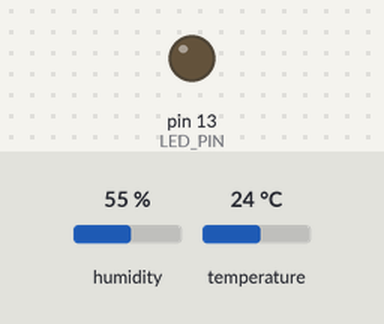
A sketch run on a simulated Arduino Uno, built with avr-gcc and run on an emulated ATmega328P. On the bench: output pins drawn as LEDs (lit = HIGH). Inputs (shaded band) come from the test bench; at power-on: humidity 55 %, temperature 24 °C. Pins used as bus, display or sensor lines are not drawn; what the sketch prints to the serial monitor is not drawn.

Above: at 5.2 s.
Timing chart, 0 to 13.0 s (numbered marks = the images above):
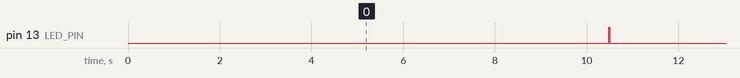

Measured:
- by itself, pin 13 (LED_PIN): alternates HIGH for 0.03 s and LOW for 10.0 s
- by itself, everything shown: repeats every 20.1 s, in 4 steps

The sketch:

oregon_v21_dht11.ino
```cpp
//#define DEBUG

#include <dht11.h>

dht11 DHT11;

#define DHT11PIN 2

/*
 * connectingStuff, Oregon Scientific v2.1 Emitter
 * http://www.connectingstuff.net/blog/encodage-protocoles-oregon-scientific-sur-arduino/
 *
 * Copyright (C) 2013 olivier.lebrun@gmail.com
 *
 * This program is free software; you can redistribute it and/or
 * modify it under the terms of the GNU General Public License
 * as published by the Free Software Foundation; either version 2
 * of the License, or (at your option) any later version.
 *
 * This program is distributed in the hope that it will be useful,
 * but WITHOUT ANY WARRANTY; without even the implied warranty of
 * MERCHANTABILITY or FITNESS FOR A PARTICULAR PURPOSE.  See the
 * GNU General Public License for more details.
 *
 * You should have received a copy of the GNU General Public License
 * along with this program; if not, write to the Free Software
 * Foundation, Inc., 51 Franklin Street, Fifth Floor, Boston, MA  02110-1301, USA.
*/

const byte TX_PIN = 4; //13; //PA0; //d 22;//4;
const byte LED_PIN = 13;

const unsigned long TIME = 512;
const unsigned long TWOTIME = TIME*2;

#define SEND_HIGH() digitalWrite(TX_PIN, HIGH)
#define SEND_LOW() digitalWrite(TX_PIN, LOW)

//temperatur only transmitter: THN132N => type id:EC40
//#define THN132N

//in contrast to THGR2228N

//temperature and humidity sensor THGN123N => type id=1D20

#ifdef THN132N
  byte TYPE_ID[] = {0xEC,0x40};
  //byte TYPE_ID[] = {0x4C, 0xEA};
  //gives fhem OREGON: ERROR: Unknown sensor_id=ec40 bits=64 message='40EC4020BB2C11C003'
  // OREGON: ERROR: Unknown sensor_id=ea4c bits=64 message='40EA4C20BB2C116004'
  // OREGON: ERROR: Unknown sensor_id=4cea bits=64 message='404CEA20BB2C116004'
/* FHEM/41_OREGON.pm:
   ...
   OREGON_type_length_key(0xea4c, 68) =>
   {
    part => 'THN132N', checksum => \&OREGON_checksum1, method => \&OREGON_common_temp,
   },
   ...
   # THGN122N,THGR122NX,THGR228N,THGR268
   OREGON_type_length_key(0x1a2d, 80) =>
   {
    part => 'THGR228N', checksum => \&OREGON_checksum2, method => \&OREGON_common_temphydro,
   },

*/
#else
  byte TYPE_ID[] = {0x1A,0x2D};
/* fhem:
2015.04.08 19:43:46 5: myFHEMduino: 501A2D20BB2C1120053F00
2015.04.08 19:43:46 4: Dispatching OREGON Protokoll. Received: 501A2D20BB2C1120053F00
2015.04.08 19:43:46 5: myFHEMduino dispatch 501A2D20BB2C1120053F00
2015.04.08 19:43:46 5: FingerprintFn Message: Name: myFHEMduino  und Message: 501A2D20BB2C1120053F00
2015.04.08 19:43:46 5: OREGON: decoding delay=0 hex=501A2D20BB2C1120053F00
2015.04.08 19:43:46 5: Triggering THGR228N_bb_2 (4 changes)
2015.04.08 19:43:46 5: Notify loop for THGR228N_bb_2 temperature: 11.2
*/
#endif

// Buffer for Oregon message
#ifdef THN132N
  byte OregonMessageBuffer[8];
#else
  byte OregonMessageBuffer[9];
#endif

/**
 * \brief    Send logical "0" over RF
 * \details  azero bit be represented by an off-to-on transition
 * \         of the RF signal at the middle of a clock period.
 * \         Remenber, the Oregon v2.1 protocol add an inverted bit first
 */
inline void sendZero(void)
{
  SEND_HIGH();
  delayMicroseconds(TIME);
  SEND_LOW();
  delayMicroseconds(TWOTIME);
  SEND_HIGH();
  delayMicroseconds(TIME);
}

/**
 * \brief    Send logical "1" over RF
 * \details  a one bit be represented by an on-to-off transition
 * \         of the RF signal at the middle of a clock period.
 * \         Remenber, the Oregon v2.1 protocol add an inverted bit first
 */
inline void sendOne(void)
{
   SEND_LOW();
   delayMicroseconds(TIME);
   SEND_HIGH();
   delayMicroseconds(TWOTIME);
   SEND_LOW();
   delayMicroseconds(TIME);
}

/**
* Send a bits quarter (4 bits = MSB from 8 bits value) over RF
*
* @param data Source data to process and sent
*/

/**
 * \brief    Send a bits quarter (4 bits = MSB from 8 bits value) over RF
 * \param    data   Data to send
 */
inline void sendQuarterMSB(const byte data)
{
  (bitRead(data, 4)) ? sendOne() : sendZero();
  (bitRead(data, 5)) ? sendOne() : sendZero();
  (bitRead(data, 6)) ? sendOne() : sendZero();
  (bitRead(data, 7)) ? sendOne() : sendZero();
}

/**
 * \brief    Send a bits quarter (4 bits = LSB from 8 bits value) over RF
 * \param    data   Data to send
 */
inline void sendQuarterLSB(const byte data)
{
  (bitRead(data, 0)) ? sendOne() : sendZero();
  (bitRead(data, 1)) ? sendOne() : sendZero();
  (bitRead(data, 2)) ? sendOne() : sendZero();
  (bitRead(data, 3)) ? sendOne() : sendZero();
}

/******************************************************************/
/******************************************************************/
/******************************************************************/

/**
 * \brief    Send a buffer over RF
 * \param    data   Data to send
 * \param    size   size of data to send
 */
void sendData(byte *data, byte size)
{
  for(byte i = 0; i < size; ++i)
  {
    sendQuarterLSB(data[i]);
    sendQuarterMSB(data[i]);
  }
}

/**
 * \brief    Send an Oregon message
 * \param    data   The Oregon message
 */
void sendOregon(byte *data, byte size)
{
    sendPreamble();
    //sendSync();
    sendData(data, size);
    sendPostamble();
}

/**
 * \brief    Send preamble
 * \details  The preamble consists of 16 "1" bits
 */
inline void sendPreamble(void)
{
  byte PREAMBLE[]={0xFF,0xFF};
  sendData(PREAMBLE, 2);
}

/**
 * \brief    Send postamble
 * \details  The postamble consists of 8 "0" bits
 */
inline void sendPostamble(void)
{
#ifdef THN132N
  sendQuarterLSB(0x00);
#else
  byte POSTAMBLE[]={0x00};
  sendData(POSTAMBLE, 1);
#endif
}

/**
 * \brief    Send sync nibble
 * \details  The sync is 0xA. It is not use in this version since the sync nibble
 * \         is include in the Oregon message to send.
 */
inline void sendSync(void)
{
  sendQuarterLSB(0xA);
}

/******************************************************************/
/******************************************************************/
/******************************************************************/

/**
 * \brief    Set the sensor type
 * \param    data       Oregon message
 * \param    type       Sensor type
 */
inline void setType(byte *data, byte* type)
{
  data[0] = type[0];
  data[1] = type[1];
}

/**
 * \brief    Set the sensor channel
 * \param    data       Oregon message
 * \param    channel    Sensor channel (0x10, 0x20, 0x30)
 */
inline void setChannel(byte *data, byte channel)
{
    data[2] = channel;
}

/**
 * \brief    Set the sensor ID
 * \param    data       Oregon message
 * \param    ID         Sensor unique ID
 */
inline void setId(byte *data, byte ID)
{
  data[3] = ID;
}

/**
 * \brief    Set the sensor battery level
 * \param    data       Oregon message
 * \param    level      Battery level (0 = low, 1 = high)
 */
void setBatteryLevel(byte *data, byte level)
{
  if(!level) data[4] = 0x0C;
  else data[4] = 0x00;
}

/**
 * \brief    Set the sensor temperature
 * \param    data       Oregon message
 * \param    temp       the temperature
 */
void setTemperature(byte *data, float temp)
{
  // Set temperature sign
  if(temp < 0)
  {
    data[6] = 0x08;
    temp *= -1;
  }
  else
  {
    data[6] = 0x00;
  }

  // Determine decimal and float part
  int tempInt = (int)temp;
  int td = (int)(tempInt / 10);
  int tf = (int)round((float)((float)tempInt/10 - (float)td) * 10);

  int tempFloat =  (int)round((float)(temp - (float)tempInt) * 10);

  // Set temperature decimal part
  data[5] = (td << 4);
  data[5] |= tf;

  // Set temperature float part
  data[4] |= (tempFloat << 4);
}

/**
 * \brief    Set the sensor humidity
 * \param    data       Oregon message
 * \param    hum        the humidity
 */
void setHumidity(byte* data, byte hum)
{
    data[7] = (hum/10);
    data[6] |= (hum - data[7]*10) << 4;
}

/**
 * \brief    Sum data for checksum
 * \param    count      number of bit to sum
 * \param    data       Oregon message
 */
int Sum(byte count, const byte* data)
{
  int s = 0;

  for(byte i = 0; i<count;i++)
  {
    s += (data[i]&0xF0) >> 4;
    s += (data[i]&0xF);
  }

  if(int(count) != count)
    s += (data[count]&0xF0) >> 4;

  return s;
}

/**
 * \brief    Calculate checksum
 * \param    data       Oregon message
 */
void calculateAndSetChecksum(byte* data)
{
#ifdef THN132N
    int s = ((Sum(6, data) + (data[6]&0xF) - 0xa) & 0xff);

    data[6] |=  (s&0x0F) << 4;     data[7] =  (s&0xF0) >> 4;
#else
    data[8] = ((Sum(8, data) - 0xa) & 0xFF);
#endif
}

/******************************************************************/
/******************************************************************/
/******************************************************************/

void setup()
{
  pinMode(LED_PIN, OUTPUT);
  pinMode(TX_PIN, OUTPUT);

  Serial.begin(9600);
  Serial.println("\n[Oregon V2.1 encoder]");

  SEND_LOW();

  setType(OregonMessageBuffer, TYPE_ID);
  setChannel(OregonMessageBuffer, 0x20);
  setId(OregonMessageBuffer, 0xBB);
}

void loop()
{
  // Get Temperature, humidity and battery level from sensors
  // (ie: 1wire DS18B20 for température, ...)
  int chk = DHT11.read(DHT11PIN);
  Serial.print("Read sensor: ");
  switch (chk)
  {
    case DHTLIB_OK:
		Serial.println("OK");
		break;
    case DHTLIB_ERROR_CHECKSUM:
		Serial.println("Checksum error");
		break;
    case DHTLIB_ERROR_TIMEOUT:
		Serial.println("Time out error");
		break;
    default:
		Serial.println("Unknown error");
		break;
  }
  if(chk!=DHTLIB_OK)
    goto dht_error;

  Serial.print("Temperature (°C): ");
  Serial.println((float)DHT11.temperature, 2);

  Serial.print("Humidity (%): ");
  Serial.println((float)DHT11.humidity, 2);

  setBatteryLevel(OregonMessageBuffer, 1); // 0 : low, 1 : high
  //setTemperature(OregonMessageBuffer, 11.2);
  setTemperature(OregonMessageBuffer, (float)DHT11.temperature);

#ifndef THN132N
  // Set Humidity
  //setHumidity(OregonMessageBuffer, 52);
  setHumidity(OregonMessageBuffer, (int)DHT11.humidity);
#endif

  // Calculate the checksum
  calculateAndSetChecksum(OregonMessageBuffer);

  Serial.print("\n");
  // Show the Oregon Message
  for (byte i = 0; i < sizeof(OregonMessageBuffer); ++i)   {
    Serial.print(OregonMessageBuffer[i] >> 4, HEX);
    Serial.print(OregonMessageBuffer[i] & 0x0F, HEX);
  }

  Serial.print("Send Oriegon v2.1 message...\n");

  // Send the Message over RF
  sendOregon(OregonMessageBuffer, sizeof(OregonMessageBuffer));
  // Send a "pause"
  SEND_LOW();
  delayMicroseconds(TWOTIME*8);
  // Send a copie of the first message. The v2.1 protocol send the
  // message two time
  sendOregon(OregonMessageBuffer, sizeof(OregonMessageBuffer));

  // Wait for 30 seconds before send a new message
  SEND_LOW();

dht_error:
  Serial.print("wait...\n");
#ifdef DEBUG
  delay(10000);
  blinkLed();
#else
  for(int i=0; i<6; i++){
     delay(10000);
     Serial.print(".");
     blinkLed();
  }
#endif
}

void blinkLed()
{
  // blink the led
  digitalWrite(LED_PIN, HIGH);
  delay(30);
  digitalWrite(LED_PIN, LOW);
}
```
